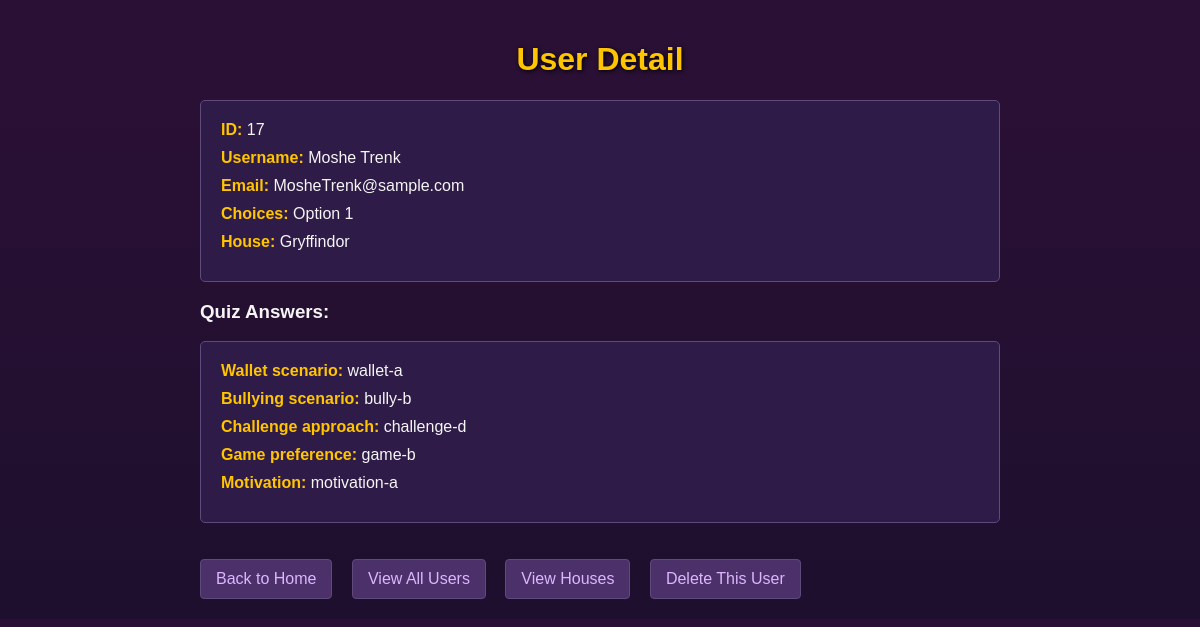
The app's page /user/17 with its own data.
### Sql-alch-test/models.py (models this page shows)
class User(db.Model):
    id: Mapped[int] = mapped_column(primary_key=True)
    username: Mapped[str] = mapped_column(unique=True)
    email: Mapped[str] = mapped_column(unique=True)
    choice: Mapped[str] =  mapped_column()
    wallet_choice: Mapped[str] = mapped_column(nullable=True)
    bully_choice: Mapped[str] = mapped_column(nullable=True)
    challenge_choice: Mapped[str] = mapped_column(nullable=True)
    game_choice: Mapped[str] = mapped_column(nullable=True)
    motivation_choice: Mapped[str] = mapped_column(nullable=True)
    house: Mapped[str] = mapped_column(nullable=True)

### Sql-alch-test/app.py (the view)
@app.route("/user/<int:id>")
def user_detail(id):
    user = db.get_or_404(User, id)
    return render_template("user/detail.html", user=user)

### Sql-alch-test/templates/user/detail.html (shortened to what this page needs)
<!DOCTYPE html>
<html lang="en">
<head>
</head>
<body>
    <h1>User Detail</h1>
    <div class="user-details">
        <ul>
            <li><strong>ID:</strong> {{ user.id }}</li>
            <li><strong>Username:</strong> {{ user.username }}</li>
            <li><strong>Email:</strong> {{ user.email }}</li>
            <li><strong>Choices:</strong> {{ user.choice }}</li>
            {% if user.house %}
            <li>
                <strong>House:</strong>
                <span class="house-badge {{ user.house.lower() }}">{{ user.house }}</span>
            </li>
            {% endif %}
        </ul>
        {% if user.house %}
        <div class="choices">
            <h3>Quiz Answers:</h3>
            <ul>
                {% if user.wallet_choice %}
                <li><strong>Wallet scenario:</strong> {{ user.wallet_choice }}</li>
                {% endif %}
                {% if user.bully_choice %}
                <li><strong>Bullying scenario:</strong> {{ user.bully_choice }}</li>
                {% endif %}
                {% if user.challenge_choice %}
                <li><strong>Challenge approach:</strong> {{ user.challenge_choice }}</li>
                {% endif %}
                {% if user.game_choice %}
                <li><strong>Game preference:</strong> {{ user.game_choice }}</li>
                {% endif %}
                {% if user.motivation_choice %}
                <li><strong>Motivation:</strong> {{ user.motivation_choice }}</li>
                {% endif %}
            </ul>
        </div>
        {% endif %}
    </div>
    <a href="{{ url_for('home') }}">Back to Home</a>
    <a href="{{ url_for('user_list') }}">View All Users</a>
    <a href="{{ url_for('houses') }}">View Houses</a>
    <a href="{{ url_for('user_delete', id=user.id) }}">Delete This User</a>
</body>
</html>

### Sql-alch-test/templates/user/detail.html (style rules this page uses)
body { font-family: Arial, sans-serif; background: linear-gradient(to bottom, #2b1035, #1e0f2e); color: #f5f5f5; max-width: 800px; margin: 0 auto; padding: 20px; }
h1 { color: #ffc500; text-align: center; text-shadow: 1px 1px 4px black; }
ul { background-color: #2f1b47; padding: 20px; border-radius: 5px; border: 1px solid #5e4a7b; list-style-type: none; }
li { margin-bottom: 10px; }
strong { color: #ffc500; }
a { display: inline-block; margin-top: 20px; margin-right: 15px; color: #ddb6ff; text-decoration: none; border: 1px solid #5e4a7b; padding: 10px 15px; border-radius: 4px; background-color: #4b3069; }

### records on screen
User: id "17", username "Moshe Trenk", email "MosheTrenk@sample.com", choice "Option 1", house "Gryffindor", wallet_choice "wallet-a", bully_choice "bully-b", challenge_choice "challenge-d", game_choice "game-b", motivation_choice "motivation-a"
